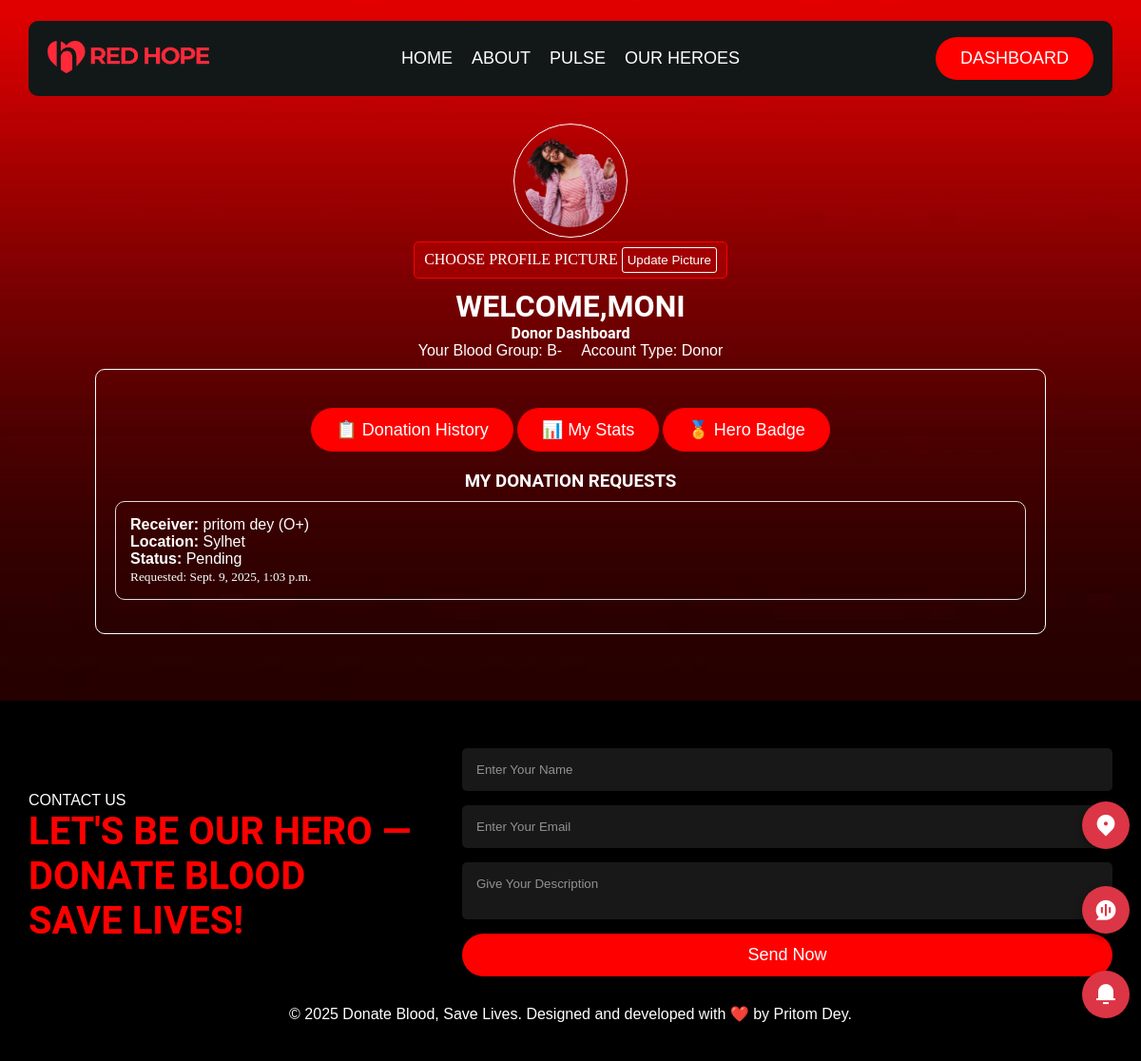
The app's page /donor-dashboard/ (signed in) with its own data.
### donor/models.py (models this page shows, shortened)
class Profile(models.Model):
    BLOOD_GROUP_CHOICES = [
        ('A+', 'A+'), ('A-', 'A-'),
        ('B+', 'B+'), ('B-', 'B-'),
        ('O+', 'O+'), ('O-', 'O-'),
        ('AB+', 'AB+'), ('AB-', 'AB-')
    ]
    ROLE_CHOICES = [
        ('donor', 'Donor'),
        ('receiver', 'Receiver')
    ]
    user = models.OneToOneField(User, on_delete=models.CASCADE)
    blood_group = models.CharField(max_length=3, choices=BLOOD_GROUP_CHOICES)
    role = models.CharField(max_length=10, choices=ROLE_CHOICES)
    profile_pic = models.ImageField(upload_to="profile_pics/", default="default.jpg")
    last_donation_date = models.DateField(null=True, blank=True)  # <-- Added field

class DonationRequest(models.Model):
    STATUS_CHOICES = [
        ('pending', 'Pending'),
        ('approved', 'Approved'),
        ('rejected', 'Rejected'),
    ]
    post = models.ForeignKey(RequestPost, on_delete=models.CASCADE, related_name="donations")
    donor = models.ForeignKey(User, on_delete=models.CASCADE, related_name="donations")
    name = models.CharField(max_length=200)
    email = models.EmailField()
    phone = models.CharField(max_length=20)
    last_donation_date = models.DateField(null=True, blank=True)
    status = models.CharField(max_length=10, choices=STATUS_CHOICES, default="pending")
    created_at = models.DateTimeField(auto_now_add=True)

class RequestPost(models.Model):
    BANGLADESH_DISTRICTS = [
        ('Dhaka', 'Dhaka'), ('Chattogram', 'Chattogram'),
        ('Rajshahi', 'Rajshahi'), ('Khulna', 'Khulna'),
        ('Barishal', 'Barishal'), ('Sylhet', 'Sylhet'),
        ('Rangpur', 'Rangpur'), ('Mymensingh', 'Mymensingh'),
    ]
    POST_TYPE_CHOICES = [
        ('receiver', 'Receiver'),
        ('donor', 'Donor'),
        ('donated', 'Donated'),
    ]
    user = models.ForeignKey(User, on_delete=models.CASCADE)
    name = models.CharField(max_length=200)
    problem = models.TextField()
    blood_group = models.CharField(max_length=5)
    location = models.CharField(max_length=50, choices=BANGLADESH_DISTRICTS)
    post_type = models.CharField(max_length=10, choices=POST_TYPE_CHOICES, default='receiver')
    created_at = models.DateTimeField(auto_now_add=True)

### donor/views.py (the view)
# urls.py: path('donor-dashboard/', views.donor_dashboard, name='donor_dashboard'),
@login_required(login_url="login")
def donor_dashboard(request):
    donations = DonationRequest.objects.filter(donor=request.user).order_by("-created_at")
    total_requests = donations.count()
    total_success = donations.filter(status="approved").count()
    total_rejected = donations.filter(status="rejected").count()
    remaining_for_hero = max(0, 5 - total_success)
    if request.method == "POST" and "profile_pic" in request.FILES:
        profile = request.user.profile
        profile.profile_pic = request.FILES["profile_pic"]
        profile.save()
        messages.success(request, "Profile picture updated successfully!")
        return redirect("donor_dashboard")
    return render(
        request,
        "donor/donor_dashboard.html",
        {
            "donations": donations,
            "total_requests": total_requests,
            "total_success": total_success,
            "total_rejected": total_rejected,
            "remaining_for_hero": remaining_for_hero,
        },
    )

### donor/templates/donor/donor_dashboard.html (shortened to what this page needs)
{% extends 'donor/base.html' %}
{% load static %}
{% block main %}
<div class="dashboard">
  <div class="dash_box">
    <div class="profile_pic">
      <img src="{{ request.user.profile.profile_pic.url }}" alt="Profile Picture"
           style="width:120px;height:120px;border-radius:50%;">
    </div>
    <form class="dp_change" action="{% url 'donor_dashboard' %}" method="post" enctype="multipart/form-data">
      <label for="profile_pic" class="custom-file-upload">Choose Profile Picture</label>
      <button type="submit">Update Picture</button>
    </form>
    <h1 style=" display: flex; margin-top: 10px;">
      WELCOME, <span style="text-transform: uppercase;">{{ request.user.username }}</span>
    </h1>
    <h2>Donor Dashboard</h2>
    <div class="dashdetails">
      <p>Your Blood Group: {{ request.user.profile.blood_group }}</p>
      <p>Account Type: Donor</p>
    </div>
  </div>
  <div class="dash_content" style="color: #fff;">
    <div class="tab-buttons" style="margin:20px 0; text-align:center;">
      <button onclick="showTab('history')" class="btn">📋 Donation History</button>
      <button onclick="showTab('stats')" class="btn">📊 My Stats</button>
      <button onclick="showTab('badge')" class="btn">🏅 Hero Badge</button>
    </div>
    <div id="history" class="tab-content">
      <h3 style="text-align: center;text-transform: uppercase;"> My Donation Requests</h3>
      {% for donation in donations %}
        <div style="margin-top:10px; border:1px solid #ddd; padding:15px; border-radius:10px; margin-bottom:15px;">
          <p><b>Receiver:</b> {{ donation.post.name }} ({{ donation.post.blood_group }})</p>
          <p><b>Location:</b> {{ donation.post.location }}</p>
          <p><b>Status:</b> {{ donation.status|capfirst }}</p>
          <small>Requested: {{ donation.created_at }}</small>
        </div>
      {% empty %}
        <p style="text-align:center; color:red;">You have not donated yet.</p>
      {% endfor %}
    </div>
  </div>
</div>
{% endblock main %}

### donor/static/css/style.css (style rules this page uses)
* { margin: 0; padding: 0; box-sizing: border-box; }
html, body { width: 100%; height: 100%; background-color: #e0e0e0; }
h1, h2, h3 { font-family: 'Roboto', sans-serif; }
p { font-family: 'Poppins', sans-serif; }
.btn { background-color: red; color: #fff; padding: 12px 26px; border: none; border-radius: 30px; font-size: 18px; cursor: pointer; transition: all 0.3s ease; }
.dashboard { position: relative; width: 100%; padding: 70px 0; padding-top: 130px; background: url('../img/dashboard.jpeg'); background-position: center; background-size: cover; background-repeat: no-repeat; }
.dash_box { margin: 0 auto; display: flex; color: #fff; align-items: center; justify-content: center; flex-direction: column; max-width: 1100px; }
.profile_pic img { height: 170px; border: 1px solid #fff; object-fit: cover; object-position: center; padding: 10px; border-radius: 50%; width: 170px; }
.dash_box h2 { font-size: 16px; }
.dashdetails { display: flex; gap: 20px; }
.dash_content { max-width: 1000px; border-radius: 10px; margin: 0 auto; margin-top: 10px; padding: 20px; border: 1px solid #fff; }
.custom-file-upload { display: inline-block; color: white; font-weight: 400; font-family: poppins; text-transform: uppercase; cursor: pointer; transition: 0.3s ease-in-out; }
.dp_change { background-color: #ff00003a; padding: 5px 10px; border: 1px solid red; border-radius: 5px; }
.dp_change button { background-color: transparent; border: none; border-radius: 3px; padding: 5px; border: 1px #fff solid; color: #fff; }

### records on screen
DonationRequest: post.name "pritom dey", post.blood_group "O+", post.location "Sylhet", status "Pending", created_at "Sept. 9, 2025, 1:03 p.m."

### other values on screen
{{ request.user.username }} "MONI"
{{ request.user.profile.blood_group }} "B-"
